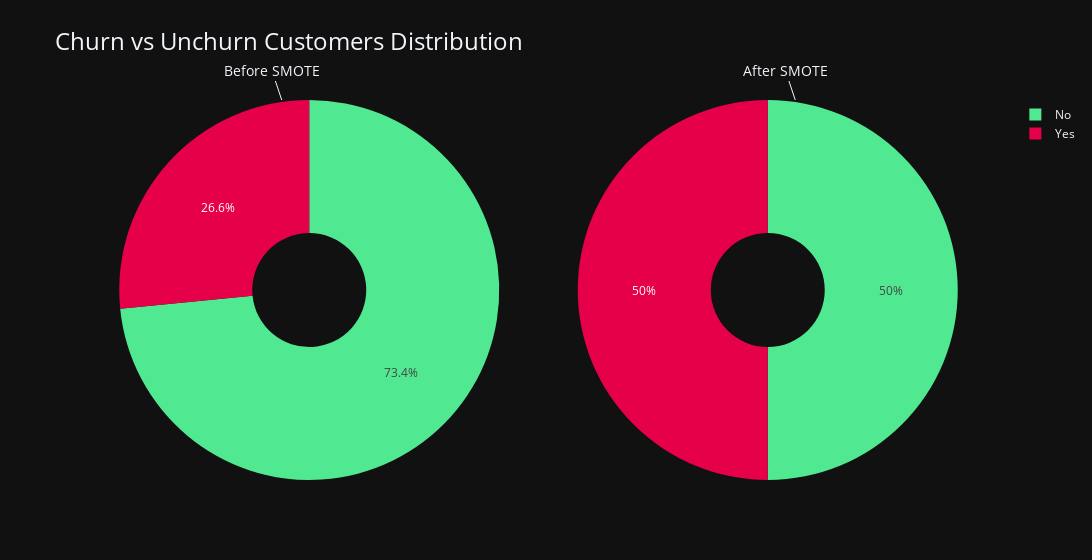

Source (notebook cell):
### Code cell
import plotly.graph_objects as go

# Define data for the two pie charts
churn_pct = df["churn"].value_counts().reset_index(name='count')
oversampled_pct = oversampled['churn_flag'].value_counts().reset_index()

# Create subplots with two columns
fig = go.Figure()

# Add first pie chart
fig.add_trace(go.Pie(labels=churn_pct['churn'], values=churn_pct["count"], hole=0.3,
                     marker=dict(colors=[categorical_palette[2], categorical_palette[0]]),
                     domain={'x': [0, 0.5]},
                     name='Churn vs Unchurn Customers Distribution'))

# Add second pie chart
fig.add_trace(go.Pie(labels=oversampled_pct['churn_flag'], values=oversampled_pct["count"], hole=0.3,
                     marker=dict(colors=[categorical_palette[2], categorical_palette[0]]),
                     domain={'x': [0.5, 1]},
                     name='',
                     showlegend=False))
fig.update_layout(template="plotly_dark", width=1200, title_text="Churn vs Unchurn Customers Distribution", title_font=dict(size=24),
                  annotations=[
                      dict(text="Before SMOTE", x=0.22, y=1, font=dict(size=14)),

                      dict(text='After SMOTE', x=0.78, y=1, font=dict(size=14))
                  ])

# Show the plot
fig.show()

### Figure 1 — Plotly figure (JSON) as saved in the notebook; plotly's stock layout.template omitted (floating-point values rounded to 4 significant figures)
{"data": [{"domain": {"x": [0, 0.5]}, "hole": 0.3, "labels": ["No", "Yes"], "marker": {"colors": ["#50e991", "#e60049"]}, "name": "Churn vs Unchurn Customers Distribution", "type": "pie", "values": [5163, 1869]}, {"domain": {"x": [0.5, 1]}, "hole": 0.3, "labels": [0.0, 1.0], "marker": {"colors": ["#50e991", "#e60049"]}, "name": "", "showlegend": false, "type": "pie", "values": [5163, 5163]}], "layout": {"annotations": [{"font": {"size": 14}, "text": "Before SMOTE", "x": 0.22, "y": 1}, {"font": {"size": 14}, "text": "After SMOTE", "x": 0.78, "y": 1}], "title": {"font": {"size": 24}, "text": "Churn vs Unchurn Customers Distribution"}, "width": 1200}}
